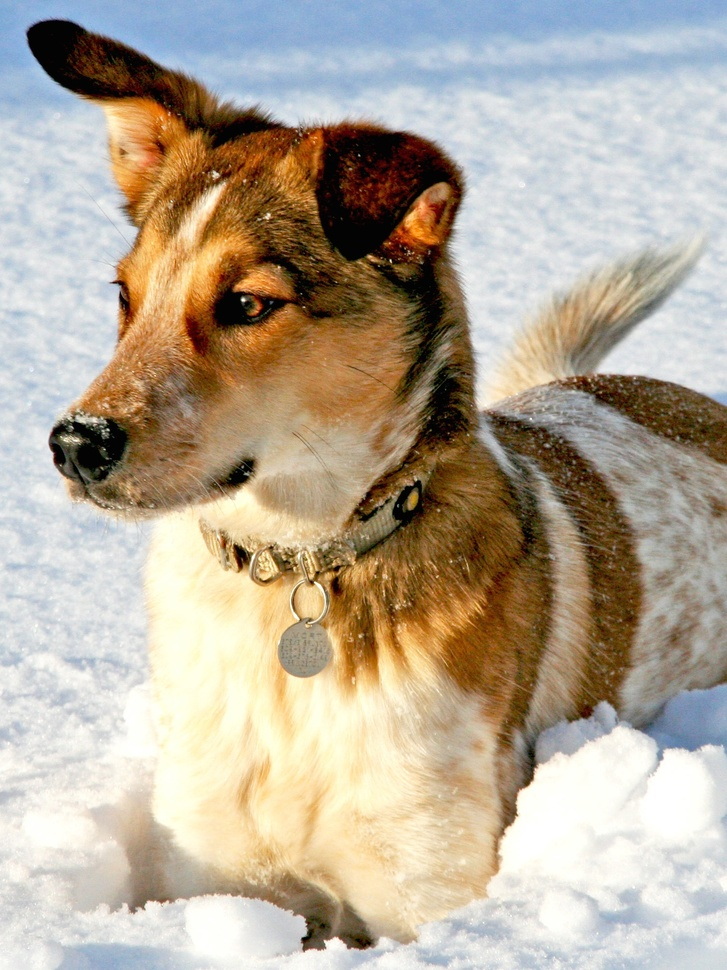
#> input picture HW3/dog.jpg, 727 x 970 px, shrunk from 1500 x 2000 before the run
$ jupyter execute 'Buhat - HW3 [draft].ipynb'
#> lines starting #> are read from the running program, lines starting #| are printed output that depends on the picture
[cell 1]
from matplotlib.image import imread
import matplotlib.pyplot as plt
import numpy as np
import os
import scipy.io
plt.rcParams['figure.figsize'] = [16, 8] #matlab operator set size of image

[cell 2]
print("Exer 2.1")

[cell 3]
A = imread(os.path.join('dog.jpg')) #load the image of the dog
#> A is the input picture: shape (970, 727, 3); mean R, G, B 181.4, 169.5, 152
X = np.mean(A, -1);
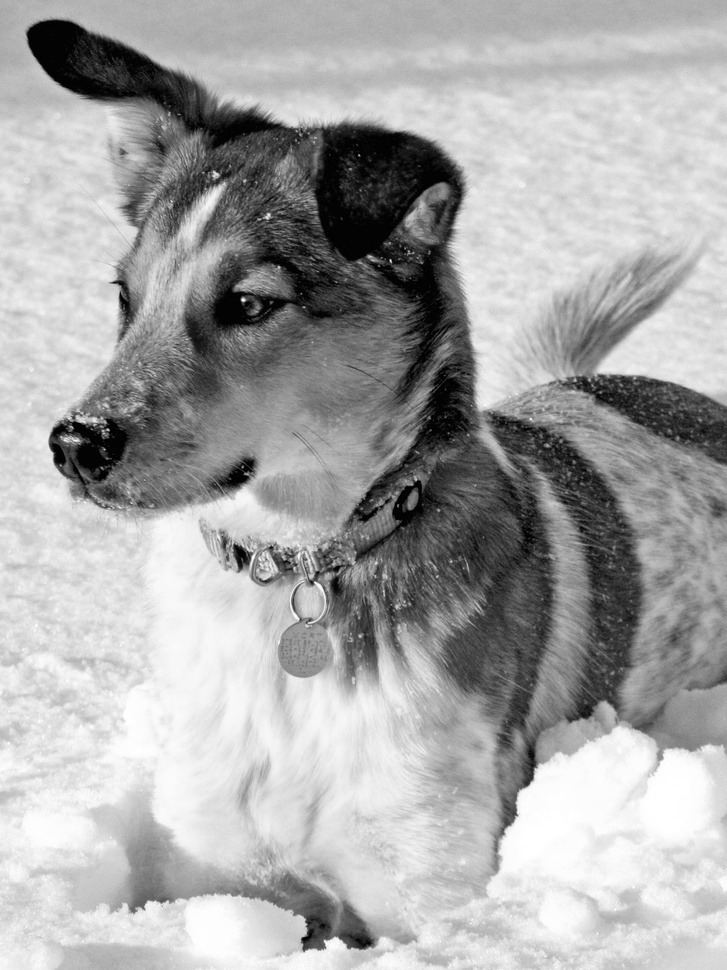
#> X: shape (970, 727) float64; min 0, max 255, mean 167.6
plt.imshow(X, cmap='gray')
plt.axis('off');

[cell 4]
#Use FFT to compress the image (at different compression ratios?)
X_comp = np.fft.fft2(X)

[cell 5]
error = np.sqrt(X - X_comp)**2
plt.figure(figsize=(10,5))
plt.plot(error)
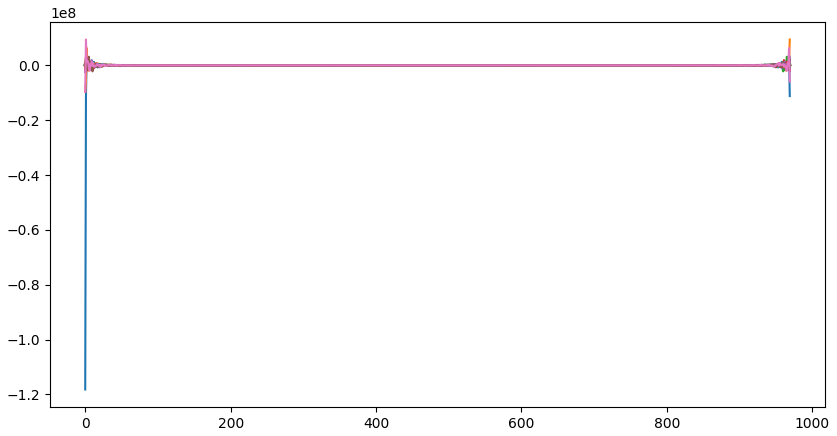
#> figure drawn by matplotlib, 1 panel; curve peaks at x = 968, y = 3407488.8; curve peaks at x = 969, y = 9417012; curve peaks at x = 965, y = 3125896.2
